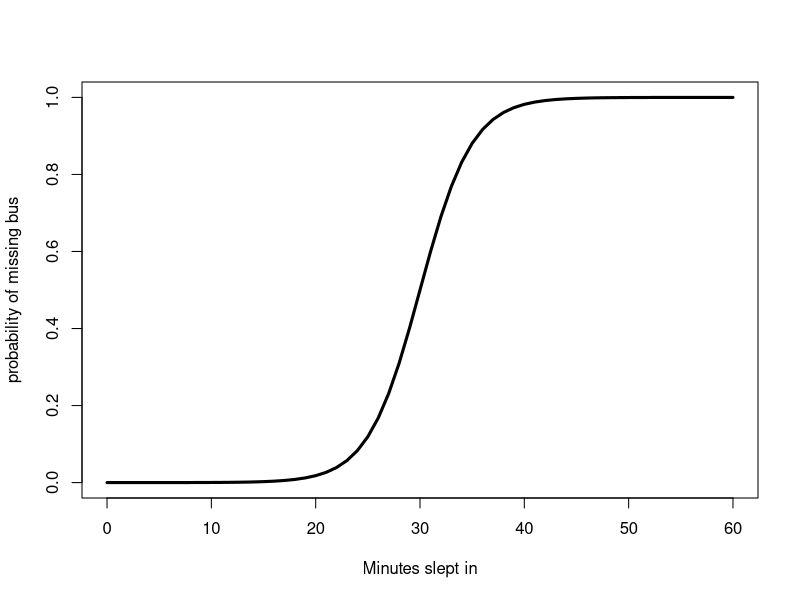

The R script that drew this image:
## ---- chunk 1
knitr::opts_chunk$set(echo = TRUE)
## ---- chunk 2
x <- seq(0,60)
S <- 1 / (1 + exp(-.4*(x-30)))
plot(x,S,type="l",lwd=3,xlab="Minutes slept in", ylab="probability of missing bus")
